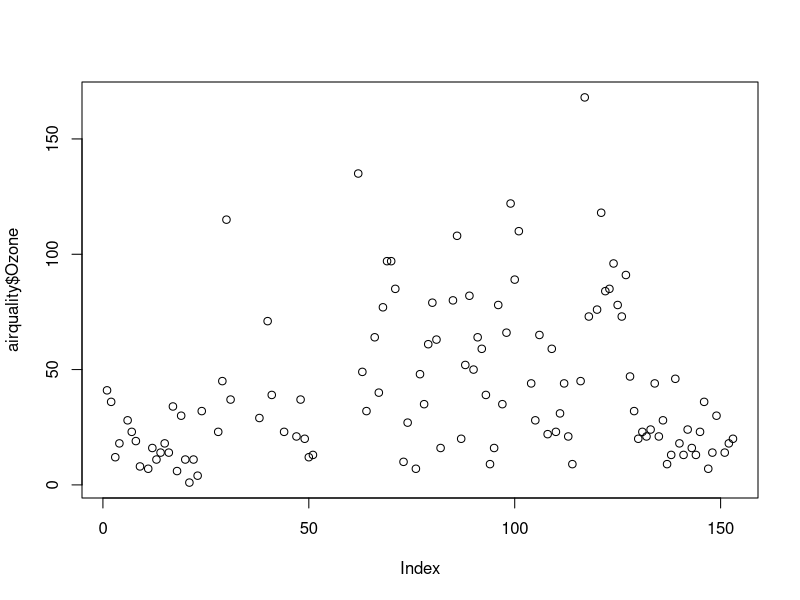
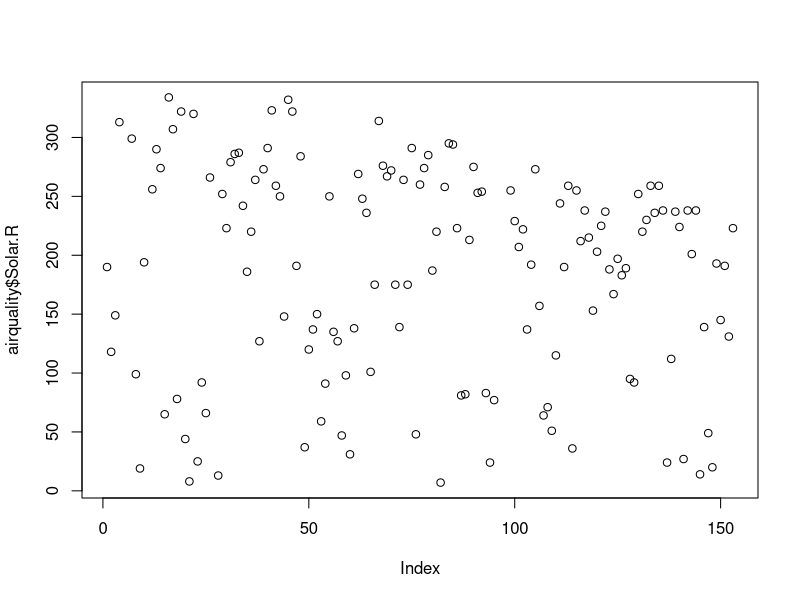
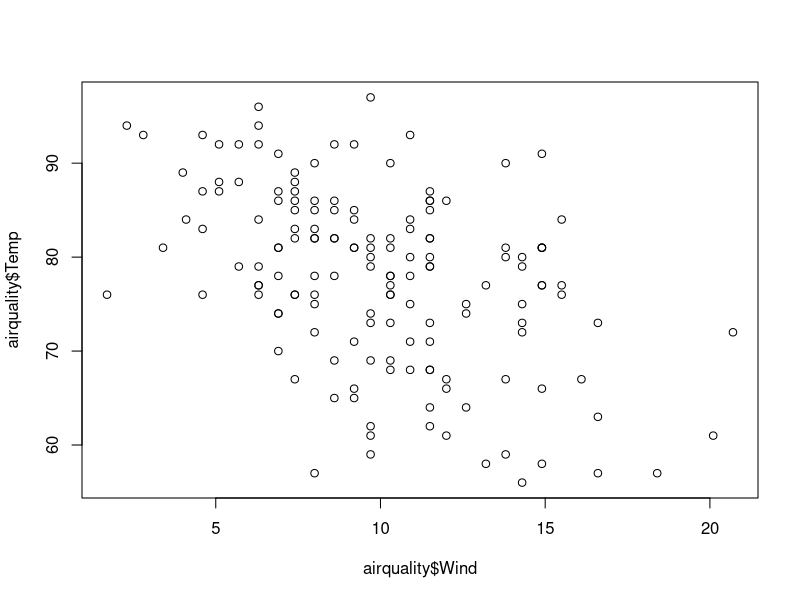
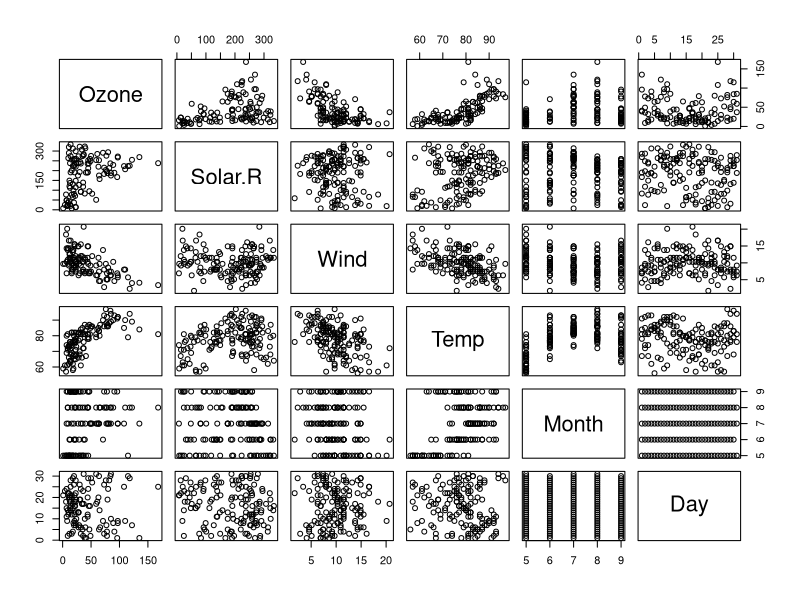
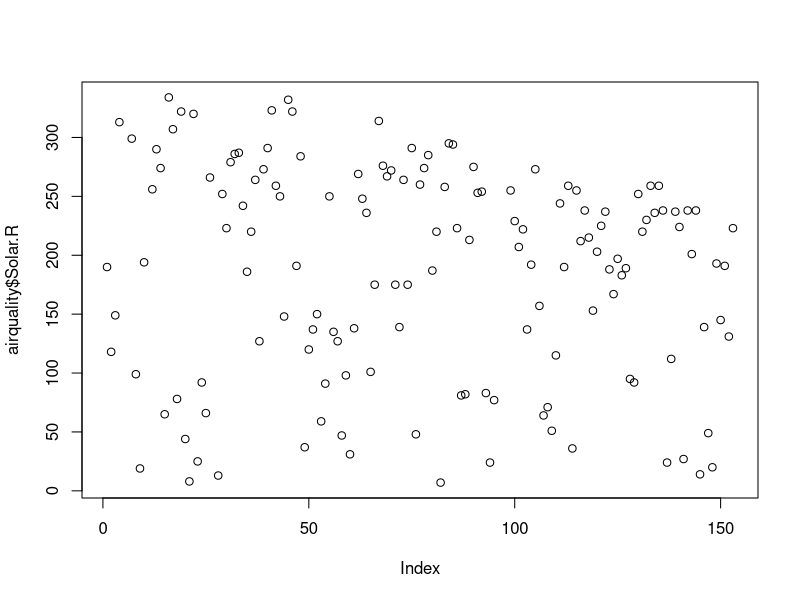
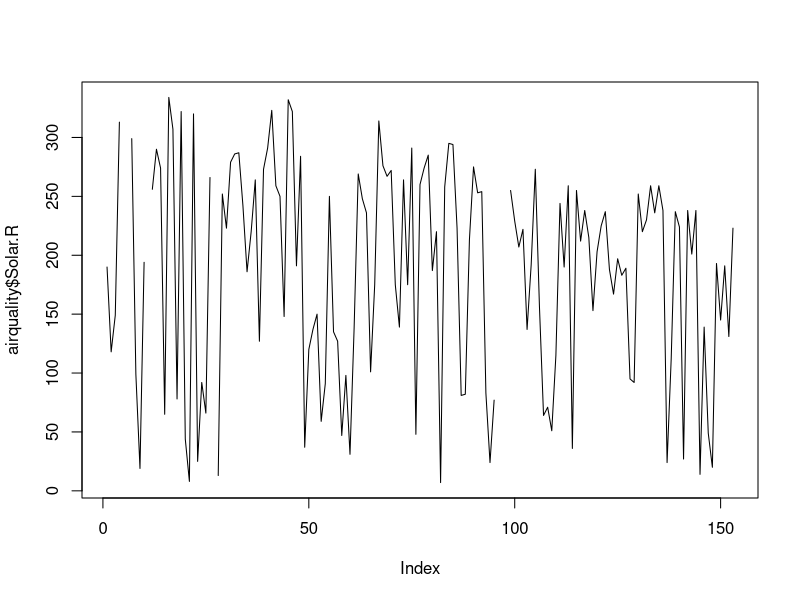
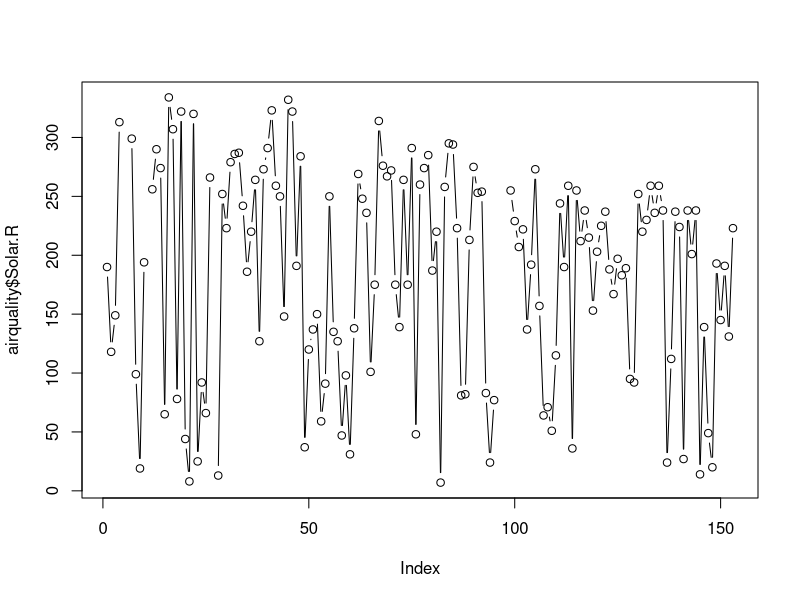
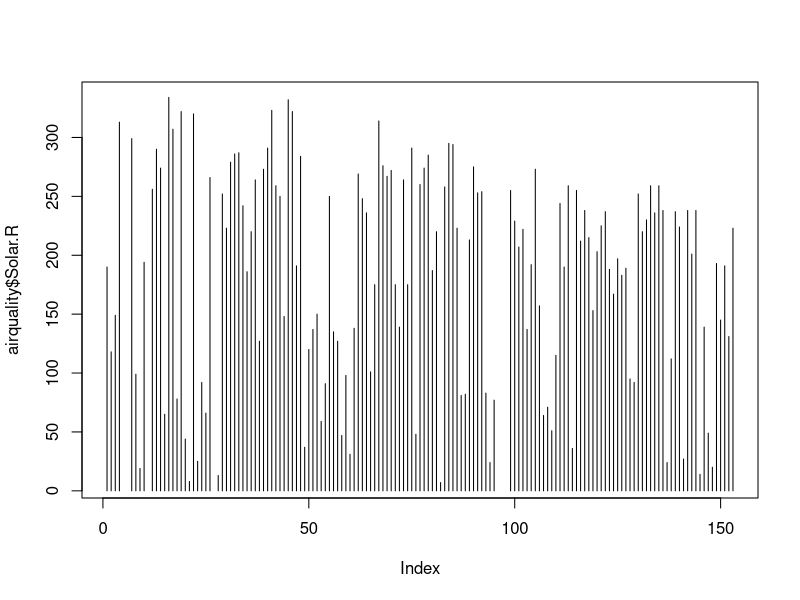

Write R code to recreate these figures, in order.
## DATA Görsellestirme

airquality
nrow(airquality)
ncol(airquality)
colnames(airquality)
summary(airquality)
str(airquality)

?plot
# ##---###---###---##---###---###---##---###---###---  Tek Degisken  ##---###---###---##---###---###---##---###---###---
plot(airquality$Ozone)
plot(airquality$Solar.R)

##---###---###---##---###---###---##---###---###---#2 Degisken##---###---###---##---###---###---##---###---###---

plot(airquality$Wind,airquality$Temp)


##---###---###---##---###---###---##---###---###---#Butun Degiskenler##---###---###---##---###---###---##---###---###---
plot(airquality)




######---###---###---##---###---###---##---###---###---## Arguments Kullanimi ##---###---###---##---###---###---
?plot

plot(airquality$Solar.R,type= "p")  # Nokta
plot(airquality$Solar.R,type= "l") #Line
plot(airquality$Solar.R,type= "b") #Both
plot(airquality$Solar.R,type= "h")


##İki degisken

plot(airquality$Wind,airquality$Temp,
     xlab="Ruzgar", ylab="Sicaklik",
     main="Ruzgara karsi Sicaklik Grafiği, Scatter Plot",
     col="Purple")


## BARPLOT

barplot(airquality$Temp,main="Sıcaklık sütun grafiği",
        xlab="Sicaklik",
        col="Purple")

barplot(airquality$Temp,main="Sıcaklık sütun grafiği",
        xlab="Sicaklik",
        col="Purple",
        horiz=TRUE)
?barplot

barplot(airquality$Wind,width = 6,main="Sıcaklık sütun grafiği",
        xlab="Sicaklik",
        col="Orange",
        horiz=FALSE)
?barplot


barplot(airquality$Wind,width = 2,main="Sıcaklık sütun grafiği",
        xlab="Sicaklik",
        col="darkblue",
        horiz=TRUE)

## HISTOGRAM
?hist

hist(airquality$Temp,xlab="Temp",ylab="Freq!",col="grey")

hist(airquality$Temp,
     freq = FALSE,
     main="Hava Sıcaklığı Frekans Dağılımı",
     xlab="Sicaklık",
     col="Red")
hist(airquality$Ozone,breaks = seq(0,170,5),main = "Ozon Seviyesi",xlab="Ozon Değeri",col="blue")

hist(airquality$Ozone,breaks = seq(0,170,10),main = "Ozon Seviyesi",xlab="Ozon Değeri",col="lightblue")

summary(airquality$Ozone)





#OVERLAPPING HISTOGRAM

hist(airquality$Temp,breaks=seq(0,175,5),xlab="Temp",ylab="Freq!",col="grey")

hist(airquality$Temp,add=T,
     main="Something",
     xlab="X",
     ylab="y",
     col="red")

hist(airquality$Temp,add=T,breaks = seq(0,170,5),col = rgb(200,0,0,155, maxColorValue = 255))

#Seffaflik ->>  rgb()


##add=T






###BOX  PLOT

?boxplot

boxplot(airquality$Wind,col="darkolivegreen")

summary(airquality$Wind)

boxplot(airquality[,1:2],main="Çoklu Box Plot")

boxplot(airquality$Ozone,airquality$Solar.R,main="Çoklu Box Plot")


boxplot(Temp ~ Month, 
        data=airquality,
        xlab="Aylar",
        ylab="Sıcaklık",
        main="Aylara Göre Sıcaklıklar",col = c("green","pink","grey","lightblue","black"))

























